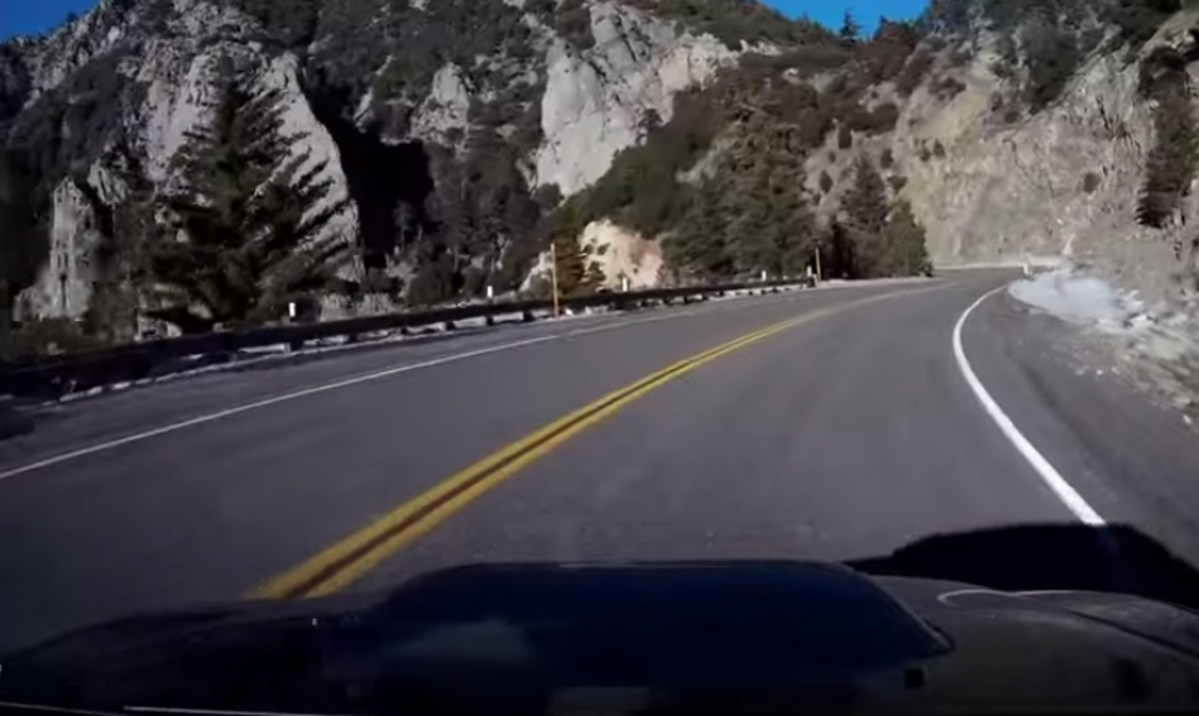
#> input picture data/lane1.jpg, 1199 x 716 px, given in place of lane_video.mp4, which was not available
$ python videoProcessing.py
#> lines starting #> are read from the running program, lines starting #| are printed output that depends on the picture; after the words box and inside, x2 and y2 are one past the last pixel; in counts of white or black regions, pixels touching at a corner belong together; pictures that were not available may be replaced by others from this repository, and a replacement may not be noted
### lane-detection/processing.py
import numpy as np
import cv2
from matplotlib import pyplot as plt


def homography_matrix(img):
    src = np.float32([
        (0.41, 0.65),  # top-left
        (0.19, 0.9),  # bottom-left
        (0.62, 0.65),  # top-right
        (0.95, 0.9)   # bottom-right
    ])
    img_size = np.float32([(img.shape[1],img.shape[0])])
    src = src*img_size
    # for p in src:
    #     cv2.circle(img, tuple(p.astype(int)), 6, (0, 0, 255), -1)

    img_size = (int(img_size[0][0]), int(img_size[0][1]))
    dst = np.float32([
        [0, 0],
        [0, img_size[1]],
        [img_size[0], 0],
        [img_size[0], img_size[1]]
    ])
    t_matrix = cv2.getPerspectiveTransform(src, dst)
    inverse_t = cv2.getPerspectiveTransform(dst, src)
    return t_matrix, inverse_t

def perspective_warp(t_matrix, img):
    img_size = np.float32([(img.shape[1],img.shape[0])])
    img_size = (int(img_size[0][0]), int(img_size[0][1]))
    birds_eye = cv2.warpPerspective(img, t_matrix, img_size)
    # [6 lines of commented-out code are left out]
    return birds_eye

def edge_detection(img):
    birds_eye = img.copy()
    img = cv2.cvtColor(img, cv2.COLOR_BGR2GRAY)
    edges = cv2.Canny(img, 30, 60)
    # cv2.imshow("birds eye", edges)
    # cv2.waitKey(0)
    hls = cv2.cvtColor(birds_eye, cv2.COLOR_BGR2HLS)
    l = hls[:, :, 1]
    s = hls[:, :, 2]

    _, l_binary = cv2.threshold(l, 200, 255, cv2.THRESH_BINARY)
    _, s_binary = cv2.threshold(s, 120, 255, cv2.THRESH_BINARY)
    combined = np.zeros_like(edges)
    combined[(edges > 0) | (s_binary > 0)] = 255
    # cv2.imwrite("../data/edges.png", combined)
    return combined
    # cv2.imshow("birds eye", combined)
    # cv2.waitKey(0)

def sliding_window(img):
    binary = img.copy()
    assert binary is not None, "Could not load image"

    H, W = binary.shape
    out_img = cv2.cvtColor(binary, cv2.COLOR_GRAY2BGR)

    # Histogram (bottom half)
    histogram = np.sum(binary[H//2:, :], axis=0)

    midpoint = W // 2
    leftx_base  = np.argmax(histogram[:midpoint])
    rightx_base = np.argmax(histogram[midpoint:]) + midpoint

    # Sliding window parameters
    nwindows = 9
    window_height = H // nwindows
    margin = 50
    minpix = 50

    # Identify nonzero pixels
    nonzero = binary.nonzero()
    nonzeroy = np.array(nonzero[0])
    nonzerox = np.array(nonzero[1])

    leftx_current = leftx_base
    rightx_current = rightx_base

    left_lane_inds = []
    right_lane_inds = []

    # Sliding window loop
    for window in range(nwindows):
        win_y_low  = H - (window + 1) * window_height
        win_y_high = H - window * window_height

        win_xleft_low  = max(leftx_current - margin, 0)
        win_xleft_high = min(leftx_current + margin, W)

        win_xright_low  = max(rightx_current - margin, 0)
        win_xright_high = min(rightx_current + margin, W)

        # cv2.rectangle(
        #     out_img,
        #     (win_xleft_low, win_y_low),
        #     (win_xleft_high, win_y_high),
        #     (0, 255, 255),
        #     2
        # )

        # cv2.rectangle(
        #     out_img,
        #     (win_xright_low, win_y_low),
        #     (win_xright_high, win_y_high),
        #     (0, 255, 255),
        #     2
        # )
        good_left_inds = (
            (nonzeroy >= win_y_low) &
            (nonzeroy <  win_y_high) &
            (nonzerox >= win_xleft_low) &
            (nonzerox <  win_xleft_high)
        )

        good_right_inds = (
            (nonzeroy >= win_y_low) &
            (nonzeroy <  win_y_high) &
            (nonzerox >= win_xright_low) &
            (nonzerox <  win_xright_high)
        )

        left_inds = good_left_inds.nonzero()[0]
        right_inds = good_right_inds.nonzero()[0]

        left_lane_inds.append(left_inds)
        right_lane_inds.append(right_inds)

        # Recenter windows if enough pixels found
        if len(left_inds) > minpix:
            leftx_current = int(np.mean(nonzerox[left_inds]))

        if len(right_inds) > minpix:
            rightx_current = int(np.mean(nonzerox[right_inds]))

    # Concatenate pixel indices
    left_lane_inds = np.concatenate(left_lane_inds)
    right_lane_inds = np.concatenate(right_lane_inds)

    # Extract lane pixel coordinates
    leftx  = nonzerox[left_lane_inds]
    lefty  = nonzeroy[left_lane_inds]
    rightx = nonzerox[right_lane_inds]
    righty = nonzeroy[right_lane_inds]

    return leftx, lefty, rightx, righty, out_img

def polynomial_fit(inverse_matrix, leftx, lefty, rightx, righty, out_img):
    lp = np.polyfit(lefty, leftx, 2)
    rp = np.polyfit(righty, rightx, 2)
    ploty = np.linspace(0, out_img.shape[0] - 1, out_img.shape[0])

    left_fitx = lp[0]*ploty**2 + lp[1]*ploty + lp[2]
    right_fitx = rp[0]*ploty**2 + rp[1]*ploty + rp[2]

    left_coords = np.vstack([left_fitx, ploty])
    right_coords = np.vstack([right_fitx, ploty])

    ptsL = np.array([np.transpose(left_coords)], dtype=np.int32)
    ptsR = np.array([np.transpose(right_coords)], dtype=np.int32)

    cv2.polylines(out_img, [ptsL], isClosed=False, color=(255,0,0), thickness=6, lineType=cv2.LINE_AA)
    cv2.polylines(out_img, [ptsR], isClosed=False, color=(255,0,0), thickness=6, lineType=cv2.LINE_AA)

    # [5 lines of commented-out code are left out]
    return left_coords, right_coords, out_img, inverse_matrix, ploty

def drawPolygon(left_coords, right_coords, out_img, inverse_matrix):
    img_size = (out_img.shape[1], out_img.shape[0])
    lane_mask = np.zeros_like(out_img)
    left_pts = left_coords.transpose()
    right_pts = right_coords.transpose()
    right_pts = right_pts[::-1]
    pts = np.vstack((left_pts, right_pts))
    pts = pts.astype(np.int32)
    pts = pts.reshape((-1, 1, 2))
    cv2.fillPoly(lane_mask, [pts], (255, 0, 0))
    reverse_warp = cv2.warpPerspective(lane_mask, inverse_matrix, img_size)
    # cv2.imwrite("../data/polygon.png", reverse_warp)
    return reverse_warp


def overlay(og_img, lanes):
    lanes_hsv = cv2.cvtColor(lanes, cv2.COLOR_BGR2HSV)
    lower_blue = np.array([100, 150, 50])
    upper_blue = np.array([130, 255, 255])
    lane_mask = cv2.inRange(lanes_hsv, lower_blue, upper_blue)

    replace = np.where(lane_mask > 0)
    ys, xs = replace
    overlay = og_img.copy()
    overlay[ys,xs] = (255,0,0)
    return overlay
    # cv2.imwrite("../data/lane_final.png", overlay)

def execute(frame, t_matrix, inverse_t):
    birds_eye = perspective_warp(t_matrix, frame)
    edges = edge_detection(birds_eye)
    leftx, lefty, rightx, righty, out_img = sliding_window(edges)
    left_coords, right_coords, out_img, inverse_matrix, ploty= polynomial_fit(inverse_t, leftx, lefty, rightx, righty, out_img)
    lanes = drawPolygon(left_coords, right_coords, out_img, inverse_matrix)
    return overlay(frame, lanes)


# [8 lines of commented-out code are left out]

### lane-detection/videoProcessing.py
import numpy as np
import cv2
from processing import execute
from processing import homography_matrix

def video(path):
#> called with path = '../data/lane_video.mp4'
    cap = cv2.VideoCapture(path)
    # _, frame = cap.read()
    # M, Minv = homography_matrix(frame)

    while cap.isOpened():
        ret, frame = cap.read()
#> frame is the input picture: shape (716, 1199, 3); mean B, G, R 70.2, 65.5, 67.8
        if not ret:
            break

        frame = cv2.resize(frame, (960, 540))
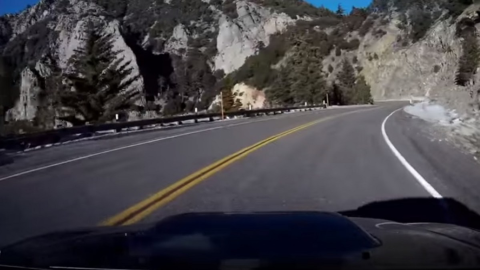
#> frame: shape (540, 960, 3) (shown at 1/2 size); mean B, G, R 70.1, 65.4, 67.7
        M, Minv = homography_matrix(frame)
#> M = [[-0.82, -1.28, 772.7], [4.99e-16, -2.49, 874.6], [1.38e-18, -0.00334, 1]]; Minv = [[0.21, -0.636, 393.6], [0, -0.401, 351], [0, -0.00134, 1]]
        result = execute(frame, M, Minv)
#> in edge_detection, `img = cv2.cvtColor(img, cv2.COLOR_BGR2GRAY)`:
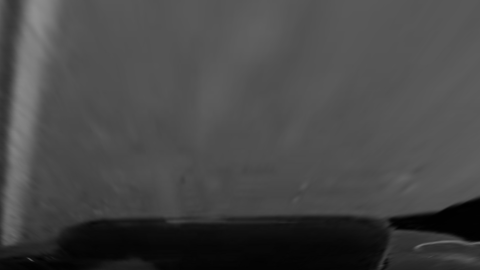
#> img: shape (540, 960) (shown at 1/2 size); min 1, max 143, mean 70.6
#> in execute, `edges = edge_detection(birds_eye)`:
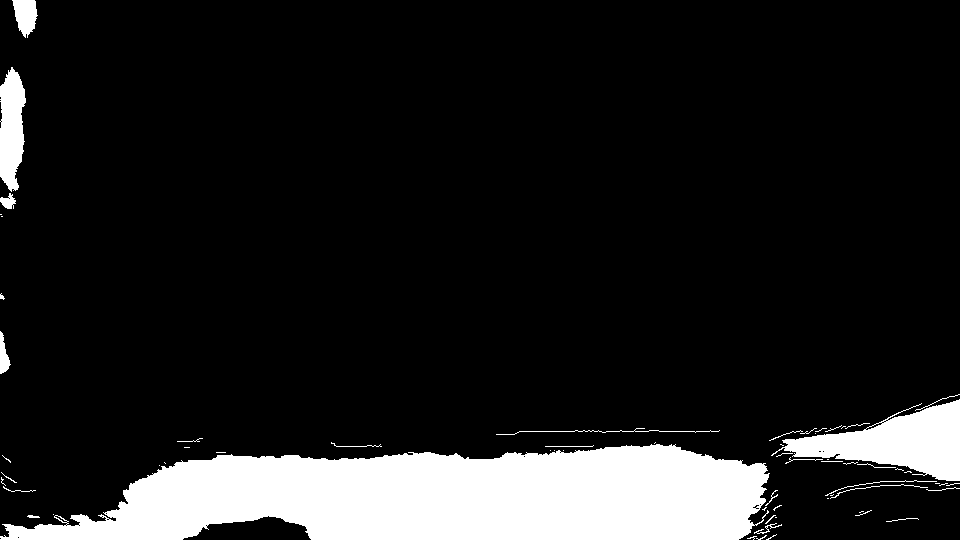
#> edges: shape (540, 960); 12.6% white; 64 white regions (39 under 20 px), largest, box (x1, y1, x2, y2) and area: (0, 444, 770, 540) 53321, (771, 399, 960, 481) 7313, (0, 67, 26, 192) 2395
#> in sliding_window, `histogram = np.sum(binary[H//2:, :], axis=0)`: histogram = 960 values, max 24735 at index 651, min 1530 at index 780, mean 16541.8
#> in sliding_window, `leftx_base  = np.argmax(histogram[:midpoint])`: leftx_base = 413
#> in sliding_window, `rightx_base = np.argmax(histogram[midpoint:]) + midpoint`: rightx_base = 651
#> in sliding_window, `nonzero = binary.nonzero()`: nonzero = 65493 positions, rows 0 to 539, columns 0 to 959
#> in sliding_window, `leftx_current = leftx_base`: leftx_current = 413
#> in sliding_window, `rightx_current = rightx_base`: rightx_current = 651
#> the loop in sliding_window, `for window in range(nwindows):` made 9 passes
#> (win_xleft_low, win_xleft_high, win_xright_low, win_xright_high, leftx_current, rightx_current) on passes 1 to 2: (363, 463, 601, 701, 412, 650), (362, 462, 600, 700, 412, 648)
#> after the loop in sliding_window, `for window in range(nwindows):`: left_lane_inds = 9 items
#> in sliding_window, `left_lane_inds = np.concatenate(left_lane_inds)`: left_lane_inds = 8526 values, max 65209 at index 5999, min 7620 at index 6000, mean 37908
#> in sliding_window, `right_lane_inds = np.concatenate(right_lane_inds)`: right_lane_inds = 9394 values, max 65447 at index 5999, min 5021 at index 6000, mean 35442.9
#> in sliding_window, `leftx  = nonzerox[left_lane_inds]`: leftx = 8526 values, max 462 at index 99, min 362 at index 6009, mean 412.5
#> in sliding_window, `lefty  = nonzeroy[left_lane_inds]`: lefty = 8526 values, max 539 at index 5900, min 444 at index 6000, mean 496.8
#> in sliding_window, `rightx = nonzerox[right_lane_inds]`: rightx = 9394 values, max 700 at index 99, min 600 at index 6023, mean 649.8
#> in sliding_window, `righty = nonzeroy[right_lane_inds]`: righty = 9394 values, max 539 at index 5900, min 428 at index 6000, mean 492.3
#> in polynomial_fit, `lp = np.polyfit(lefty, leftx, 2)`: lp = [0.000387, -0.387, 509.1]
#> in polynomial_fit, `rp = np.polyfit(righty, rightx, 2)`: rp = [-0.000882, 0.901, 420.3]
#> in polynomial_fit, `left_fitx = lp[0]*ploty**2 + lp[1]*ploty + lp[2]`: left_fitx = 540 values, max 509.1 at index 0, min 412.2 at index 500, mean 442.2
#> in polynomial_fit, `right_fitx = rp[0]*ploty**2 + rp[1]*ploty + rp[2]`: right_fitx = 540 values, max 650.8 at index 511, min 420.3 at index 0, mean 577.8
#> in polynomial_fit, `ptsL = np.array([np.transpose(left_coords)], dtype=np.int32)`: ptsL = 540 pairs, first value 412 to 509, second value 0 to 539
#> in polynomial_fit, `ptsR = np.array([np.transpose(right_coords)], dtype=np.int32)`: ptsR = 540 pairs, first value 420 to 650, second value 0 to 539
#> in polynomial_fit, `cv2.polylines(out_img, [ptsR], isClosed=False, color=(255,0,0), thickn..`:
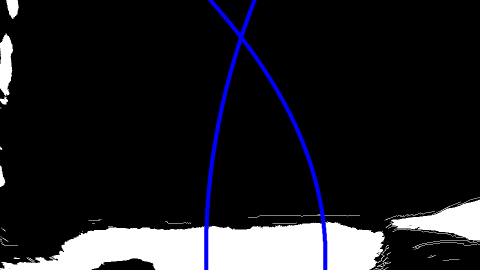
#> out_img: shape (540, 960, 3) (shown at 1/2 size); mean B, G, R 36.1, 31.5, 31.5
#> in execute, `left_coords, right_coords, out_img, inverse_matrix, ploty= polynomial_..`: inverse_matrix has the same summary as Minv in video; ploty = 540 values from 0 to 539
#> in drawPolygon, `left_pts = left_coords.transpose()`: left_pts = 540 pairs, first value 412.2 to 509.1, second value 0 to 539
#> in drawPolygon, `right_pts = right_coords.transpose()`: right_pts = 540 pairs, first value 420.3 to 650.8, second value 0 to 539
#> in drawPolygon, `pts = np.vstack((left_pts, right_pts))`: pts = 1080 pairs, first value 412.2 to 650.8, second value 0 to 539
#> in drawPolygon, `pts = pts.astype(np.int32)`: pts = 1080 pairs, first value 412 to 650, second value 0 to 539
#> in drawPolygon, `pts = pts.reshape((-1, 1, 2))`: pts = contour of 1080 points, box (x1, y1, x2, y2) (412, 0, 651, 540), area 73126
#> in overlay, `lane_mask = cv2.inRange(lanes_hsv, lower_blue, upper_blue)`:
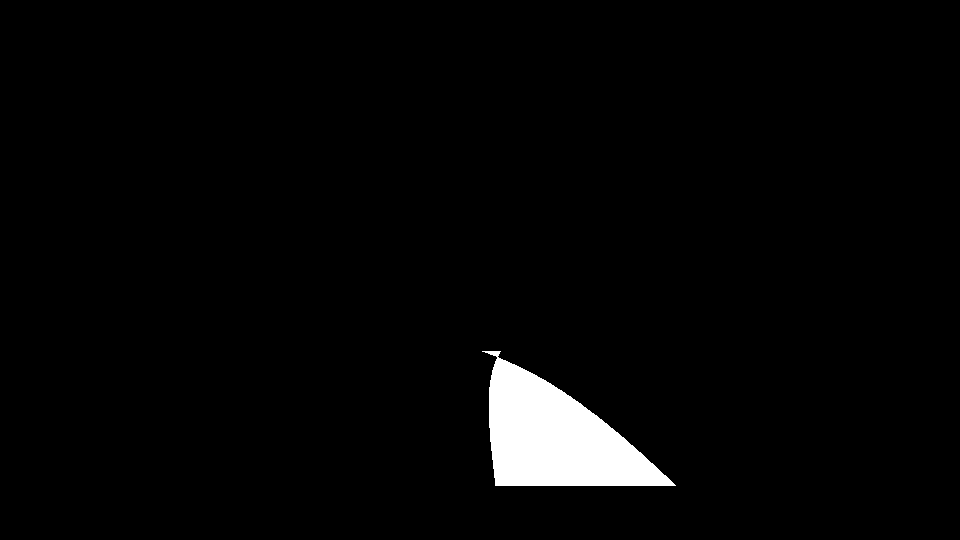
#> lane_mask: shape (540, 960); 2.7% white; 1 white region, box (x1, y1, x2, y2) and area: (482, 351, 676, 486) 13972
#> in overlay, `replace = np.where(lane_mask > 0)`: replace = 13972 positions, rows 351 to 485, columns 482 to 675
#> in overlay, `ys, xs = replace`: ys = 13972 values from 351 to 485; xs = 13972 values, max 675 at index 13971, min 482 at index 0, mean 555.8
#> in overlay, `overlay[ys,xs] = (255,0,0)`:
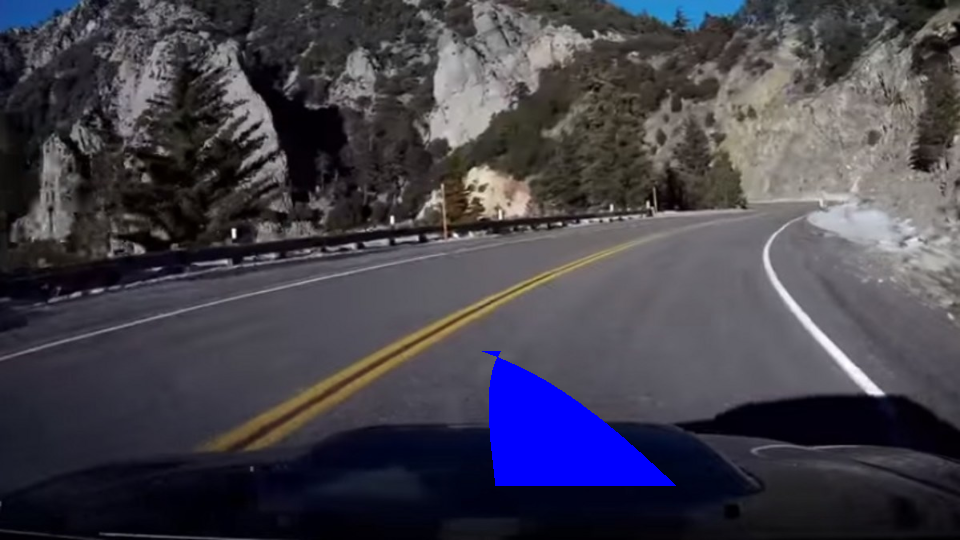
#> overlay: shape (540, 960, 3); 2.7% of pixels changed, all inside (x1, y1, x2, y2) = (482, 351, 676, 486)

        cv2.imshow("lane detection", result)
        if cv2.waitKey(1) & 0xFF == ord('q'):
#> (key q is pressed here)
            break


if __name__ == "__main__":
    video("../data/lane_video.mp4")

$ run again, on data/lane2.jpeg
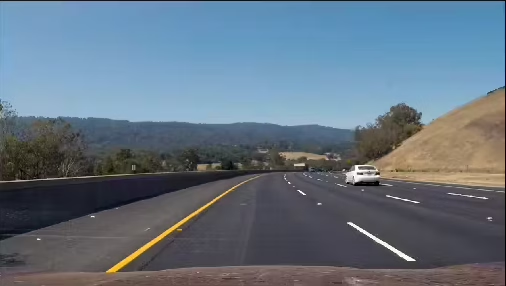
#> input picture data/lane2.jpeg, 506 x 286 px, given in place of lane_video.mp4, which was not available
#> in video, frame is the input picture: shape (286, 506, 3); mean B, G, R 129, 115, 99.6
#> frame: shape (540, 960, 3)
#> M = [[-0.82, -1.28, 772.7], [4.99e-16, -2.49, 874.6], [1.38e-18, -0.00334, 1]]; Minv = [[0.21, -0.636, 393.6], [0, -0.401, 351], [0, -0.00134, 1]]
#> hls: shape (540, 960, 3); mean of channels 0, 1, 2 110.9, 87.2, 18.8
#> l_binary: shape (540, 960); 0.56% white; 3 white regions, box (x1, y1, x2, y2) and area: (758, 426, 784, 540) 1881, (750, 97, 771, 179) 998, (758, 290, 768, 296) 25
#> s_binary: shape (540, 960); 1.9% white; 13 white regions (3 under 20 px), largest, box (x1, y1, x2, y2) and area: (78, 224, 199, 540) 8527, (243, 74, 256, 93) 188, (228, 117, 244, 134) 177
#> in execute, `edges = edge_detection(birds_eye)`:
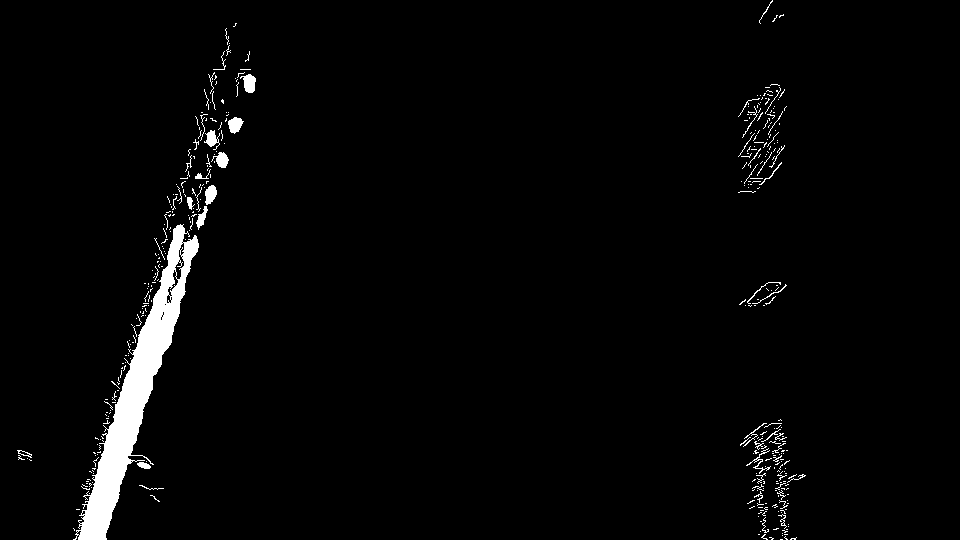
#> edges: shape (540, 960); 2.5% white; 395 white regions (345 under 20 px), largest, box (x1, y1, x2, y2) and area: (73, 224, 199, 540) 8803, (240, 74, 256, 93) 195, (228, 117, 244, 134) 177
#> histogram = 960 values, max 27540 at index 105, min 0 at index 0, mean 2520.2
#> leftx_base = 105
#> rightx_base = 780
#> nonzero = 12842 positions, rows 0 to 539, columns 17 to 805
#> nonzeroy = 12842 values from 0 to 539
#> nonzerox = 12842 values, max 805 at index 10469, min 17 at index 9259, mean 232.3
#> in sliding_window, `leftx_current = leftx_base`: leftx_current = 105
#> in sliding_window, `rightx_current = rightx_base`: rightx_current = 780
#> the loop in sliding_window, `for window in range(nwindows):` made 9 passes
#> (win_xleft_low, win_xleft_high, win_xright_low, win_xright_high, leftx_current, rightx_current) on passes 1, 2, 5, 6, 7, 8: (55, 155, 730, 830, 99, 771), (49, 149, 721, 821, 117, 768), (106, 206, 718, 818, 174, 768), (124, 224, 718, 818, 191, 751), (141, 241, 701, 801, 215, 761), (165, 265, 711, 811, 233, 764)
#> after the loop in sliding_window, `for window in range(nwindows):`: left_lane_inds = 9 items
#> in sliding_window, `left_lane_inds = np.concatenate(left_lane_inds)`: left_lane_inds = 10990 values, max 12828 at index 1809, min 49 at index 10926, mean 6436.5
#> in sliding_window, `right_lane_inds = np.concatenate(right_lane_inds)`: right_lane_inds = 1756 values, max 12841 at index 380, min 0 at index 1706, mean 6182.2
#> in sliding_window, `leftx  = nonzerox[left_lane_inds]`: leftx = 10990 values, max 255 at index 10631, min 73 at index 1460, mean 148.3
#> in sliding_window, `lefty  = nonzeroy[left_lane_inds]`: lefty = 10990 values, max 539 at index 1778, min 23 at index 10926, mean 352.6
#> in sliding_window, `rightx = nonzerox[right_lane_inds]`: rightx = 1756 values, max 805 at index 873, min 738 at index 1123, mean 766.4
#> in sliding_window, `righty = nonzeroy[right_lane_inds]`: righty = 1756 values, max 539 at index 368, min 0 at index 1706, mean 324.3
#> lp = [1.32e-05, -0.325, 261.1]
#> rp = [0.00018, -0.0871, 770.6]
#> left_fitx = 540 values, max 261.1 at index 0, min 89.68 at index 539, mean 174.7
#> right_fitx = 540 values, max 776.1 at index 539, min 760.1 at index 241, mean 764.6
#> ptsL = 540 pairs, first value 89 to 261, second value 0 to 539
#> ptsR = 540 pairs, first value 760 to 776, second value 0 to 539
#> in execute, `left_coords, right_coords, out_img, inverse_matrix, ploty= polynomial_..`: inverse_matrix has the same summary as Minv in video; ploty = 540 values from 0 to 539
#> left_pts = 540 pairs, first value 89.68 to 261.1, second value 0 to 539
#> right_pts = 540 pairs, first value 760.1 to 776.1, second value 0 to 539
#> in drawPolygon, `pts = np.vstack((left_pts, right_pts))`: pts = 1080 pairs, first value 89.68 to 776.1, second value 0 to 539
#> in drawPolygon, `pts = pts.astype(np.int32)`: pts = 1080 pairs, first value 89 to 776, second value 0 to 539
#> in drawPolygon, `pts = pts.reshape((-1, 1, 2))`: pts = contour of 1080 points, box (x1, y1, x2, y2) (89, 0, 777, 540), area 317962
#> lanes_hsv: shape (540, 960, 3); mean H, S, V 9.7, 20.7, 20.6
#> replace = 41969 positions, rows 351 to 485, columns 251 to 771
#> in overlay, `overlay[ys,xs] = (255,0,0)`:
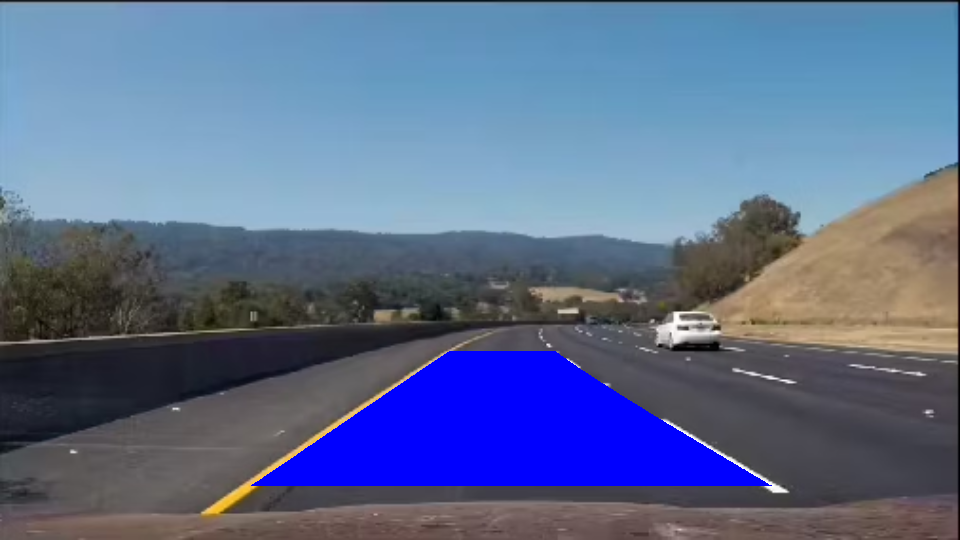
#> overlay: shape (540, 960, 3); mean B, G, R 142.9, 108.8, 93.1
